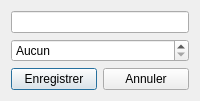
<?xml version="1.0" encoding="UTF-8"?>
<ui version="4.0">
 <class>DialogModifierCategorie</class>

 <widget class="QDialog" name="DialogModifierCategorie">
  <property name="windowTitle">
   <string>Modifier la catégorie</string>
  </property>

  <layout class="QVBoxLayout">

   <item>
    <widget class="QLineEdit" name="editNomCategorie"/>
   </item>
   <item>
    <widget class="QDoubleSpinBox" name="spinBudget">
     <property name="minimum">
      <double>0</double>
     </property>
     <property name="maximum">
      <double>1000000</double>
     </property>
     <property name="suffix">
      <string> €</string>
     </property>
     <property name="specialValueText">
      <string>Aucun</string>
     </property>
    </widget>
   </item>

   <item>
    <layout class="QHBoxLayout">
     <item>
      <widget class="QPushButton" name="btnOk">
       <property name="text">
        <string>Enregistrer</string>
       </property>
      </widget>
     </item>
     <item>
      <widget class="QPushButton" name="btnCancel">
       <property name="text">
        <string>Annuler</string>
       </property>
      </widget>
     </item>
    </layout>
   </item>

  </layout>
 </widget>

 <connections/>
</ui>
